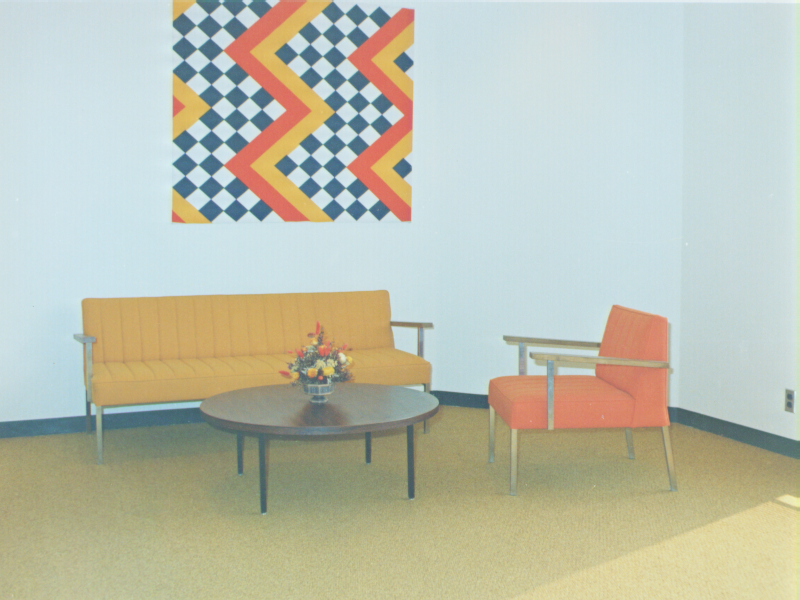
//> input picture trunk/image/room7.png, 800 x 600 px
$ ./backprojectpatch_cpp   (built with g++ and OpenCV 4)
//> lines starting //> are read from the running program, lines starting //| are printed output that depends on the picture; after the words box and inside, x2 and y2 are one past the last pixel; in counts of white or black regions, pixels touching at a corner belong together
#include <cv.h>
#include <highgui.h>

using namespace cv;

int
main (int argc, char **argv)
{
  // (1)探索画像，テンプレート画像を読み込みます．
  const char *imagename = argc > 1 ? argv[1] : "room7.png";
  const char *templatename = argc > 2 ? argv[2] : "room7_temp.png";
  Mat src_img = imread(imagename);
//> src_img is the input picture: 600 rows x 800 cols, CV_8UC3; mean B, G, R 175.1, 191.8, 188.3
  Mat tmp_img = imread(templatename);
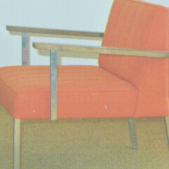
//> input picture trunk/image/room7_temp.png, 169 x 169 px
//> tmp_img is the input picture: 169 rows x 169 cols, CV_8UC3; mean B, G, R 132.5, 158.8, 189
  if(!src_img.data || !tmp_img.data)
    return -1;

  // (2)入力画像（探索画像，テンプレート画像）の色空間を，RGBからHSVに変換します．
  Mat src_hsv, tmp_hsv;
  cvtColor(src_img, src_hsv, CV_BGR2HSV);
//> src_hsv: 600 rows x 800 cols, CV_8UC3; mean H, S, V 63.9, 54.1, 202.9
  cvtColor(tmp_img, tmp_hsv, CV_BGR2HSV);
//> tmp_hsv: 169 rows x 169 cols, CV_8UC3; mean H, S, V 31.4, 84.9, 193.7

  // (3)テンプレート画像の色相平面のヒストグラムを計算します．
  int channels[] = {0};
  MatND src_hist, tmp_hist;
  int hbins = 90;
  int hist_size[] = {hbins};
  float hranges[] = {0, 180};
  const float *ranges[] = {hranges};
  calcHist(&tmp_hsv, 1, channels, Mat(), tmp_hist, 1, hist_size, ranges, true);
//> tmp_hist = 90 values, max 5090 at index 4, min 0 at index 57, mean 317.3


  // (4)探索画像全体に対して，テンプレートのヒストグラムとの距離（手法に依存）を計算します．
  Size search_area(src_img.cols-tmp_img.cols+1, src_img.rows-tmp_img.rows+1);
//> search_area = Size(632, 432)
  Mat dst_img(search_area, CV_32FC1);
  Rect roi_rect(0, 0, tmp_img.cols, tmp_img.rows);
//> roi_rect = Rect(0, 0, 169, 169)

  normalize(tmp_hist, tmp_hist, 1, 0, NORM_L1);
//> tmp_hist = 90 values, max 0.178 at index 4, min 0 at index 57, mean 0.0111
  for(int j=0; j<search_area.height; ++j) {
    for(int i=0; i<search_area.width; ++i) {
      roi_rect.x = i;
      roi_rect.y = j;
      Mat roi(src_hsv, roi_rect);
      calcHist(&roi, 1, channels, Mat(), src_hist, 1, hist_size, ranges, true);
      normalize(src_hist, src_hist, 1, 0, NORM_L1);
      dst_img.at<float>(j, i) = compareHist(src_hist, tmp_hist, CV_COMP_CORREL);
    }
  }
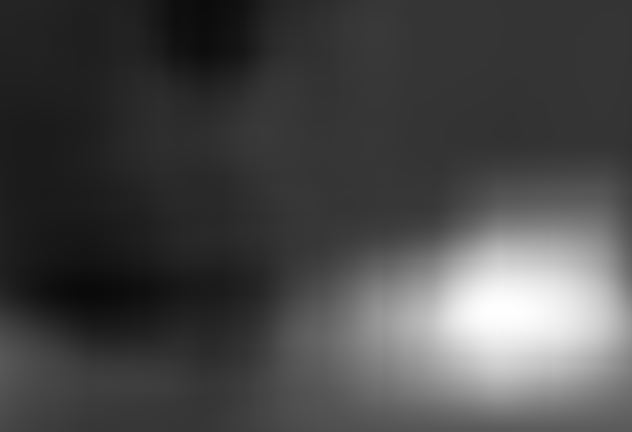
//> dst_img: 432 rows x 632 cols, CV_32FC1; min 0.0384, max 1, mean 0.283
//> after the loop, src_hist = 90 values, max 0.4 at index 13, min 0 at index 0, mean 0.0111

  // (5)テンプレートに対応する位置に矩形を描画します．
  Point max_pt;
  minMaxLoc(dst_img, NULL, NULL, NULL, &max_pt);
//> max_pt = Point(497, 310)
  roi_rect.x = max_pt.x;
//> roi_rect = Rect(497, 431, 169, 169)
  roi_rect.y = max_pt.y;
//> roi_rect = Rect(497, 310, 169, 169)
  rectangle(src_img, roi_rect.tl(), roi_rect.br(), Scalar(0,0,255), 3);
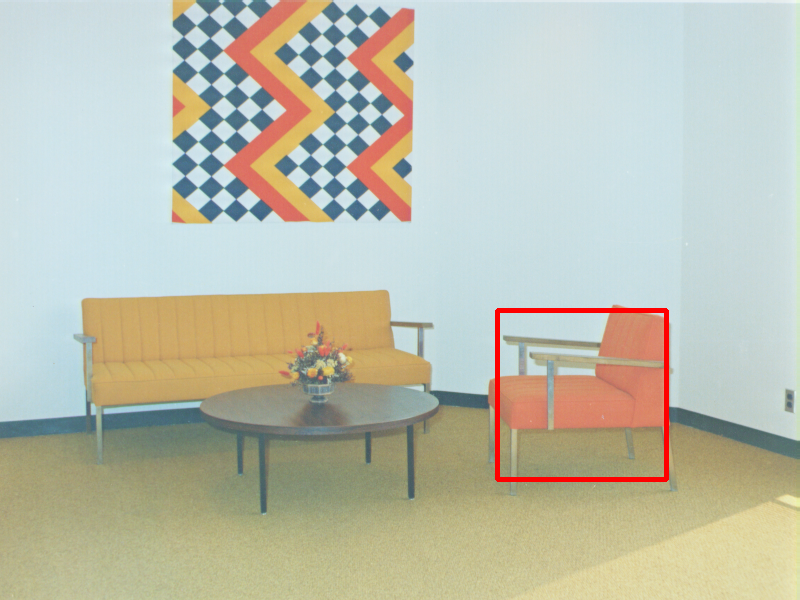
//> src_img: 600 rows x 800 cols, CV_8UC3; 0.7% of pixels changed, all inside (x1, y1, x2, y2) = (495, 308, 669, 482)

  namedWindow("src", CV_WINDOW_AUTOSIZE);
  namedWindow("dst", CV_WINDOW_AUTOSIZE);
  imshow("src", src_img);
  imshow("dst", dst_img);
  waitKey(0);

  return 0;
}
